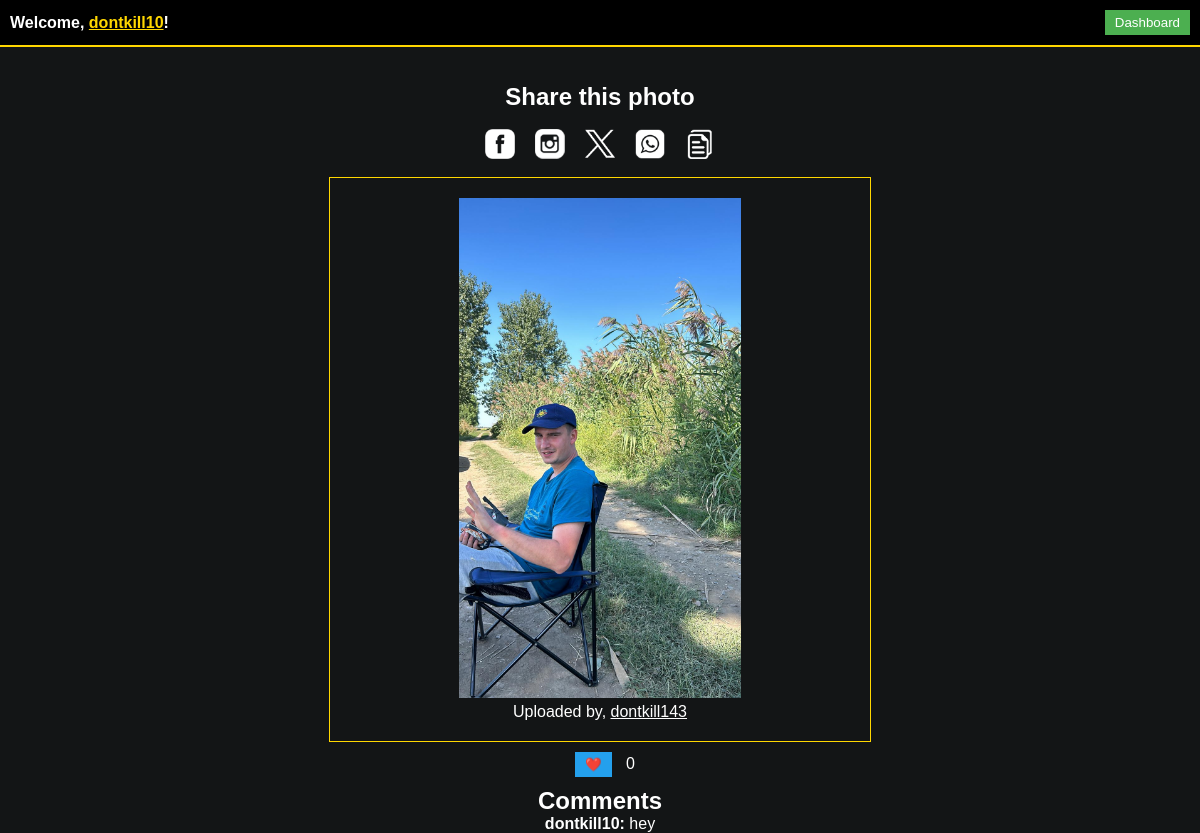
Screenshot of /photo/3 (signed in) with the database file from the repository.
### main.py (models this page shows, shortened)
class User(db.Model, UserMixin):
    id = db.Column(db.Integer, primary_key=True)
    username = db.Column(db.String(80), unique=True, nullable=False)
    password = db.Column(db.String(120), nullable=False)
    email = db.Column(db.String(120), unique=True, nullable=False)
    profile_photo = db.Column(db.String(255))  # Add this line
    profile_photos = db.Column(db.String(1000))  # Store a list of filenames
    likes = db.relationship("Like", backref="user", lazy=True)
    reputation = db.Column(db.Integer, default=0)
    last_given_reputation_timestamp = db.Column(db.DateTime, default=None)
    reputation_given_count = db.Column(db.Integer, default=0)
    coins = db.Column(db.Integer, default=10)  # Initialize coins to 10
    selected_border_color = db.Column(db.String(20))  # Store the selected border color
    selected_username_color = db.Column(db.String(7))  # Store color as a hex string (e.g., "#RRGGBB")
    selected_username_comment = db.Column(db.String(7)) # Store color for comment
    uploaded_photo_count = db.Column(db.Integer, default=0)  # Initialize with 0
    trivia_score = db.Column(db.Integer, default=0)  # Add this line to store the trivia score
    has_purchased_border_width = db.Column(db.Boolean, default=False)
    selected_border_width = db.Column(db.Integer, default=1)  # Default border width is 1px
    last_seen = db.Column(db.DateTime, default=datetime.utcnow)
    reset_token = db.Column(db.String(100), nullable=True)
    followers = db.relationship('User', secondary='followers', primaryjoin='User.id==followers.c.followee_id',
                                secondaryjoin='User.id==followers.c.follower_id', backref='following')
    friends = relationship('User', secondary='friendship', primaryjoin=id == Friendship.user_id,
                           secondaryjoin=id == Friendship.friend_id)

class Photo(db.Model):
    id = db.Column(db.Integer, primary_key=True)
    filename = db.Column(db.String(255), nullable=False)
    user_id = db.Column(db.Integer, db.ForeignKey("user.id"), nullable=False)
    user = db.relationship("User", backref=db.backref("photos", lazy=True))
    likes = db.relationship("Like", backref="photo", lazy=True, cascade="all, delete-orphan")
    comments = db.relationship("Comment", backref="photo_ref", lazy=True, cascade="all, delete-orphan")
    border_color = db.Column(db.String(20))  # Store the border color associated with the photo
    border_width = db.Column(db.Integer)

class Comment(db.Model):
    id = db.Column(db.Integer, primary_key=True)
    text = db.Column(db.String(255), nullable=False)
    user_id = db.Column(db.Integer, db.ForeignKey("user.id"), nullable=False)
    photo_id = db.Column(db.Integer, db.ForeignKey("photo.id"), nullable=False)
    user = db.relationship("User", backref=db.backref("comments", lazy=True))
    photo = db.relationship("Photo", backref="comments_ref", lazy=True)

### main.py (the view)
@app.route('/photo/<int:photo_id>')
@login_required
def view_photo(photo_id):
    photo = Photo.query.get(photo_id)
    if photo:
        comments = Comment.query.filter_by(photo_id=photo_id).all()
        return render_template('photo.html', photo=photo, comments=comments)
    else:
        flash('Photo not found.', 'error')
        return redirect(url_for('dashboard'))

### main.py (called while the page is built)
@login_manager.user_loader
def load_user(user_id):
    return User.query.get(int(user_id))

@app.before_request
def update_last_seen():
    if current_user.is_authenticated:
        current_user.last_seen = datetime.now(timezone.utc)
        db.session.commit()

### templates/photo.html (shortened to what this page needs)
<!DOCTYPE html>
<html lang="en">
<head>
    <link rel="stylesheet" type="text/css" href="/static/photo.css">
    <link rel="stylesheet" href="{{ url_for('static', filename='dashboard.css') }}">
</head>
<body>
    <div class="navbar">
      <span>Welcome, <span class="username" id="user-username" data-selected-color="{{ current_user.selected_color }}" onclick="window.location.href='{{ url_for('profile') }}'">{{ current_user.username }}</span>! </span>
      <button class="dashboard-button" onclick="window.location.href='{{ url_for('dashboard') }}'">Dashboard</button>
    </div>
    <br><br>
    <center>
        <h2>Share this photo</h2><br>
   <div class="share-buttons">
        <a href="#" onclick="shareFacebook()">
            <img src="/static/social-images/facebook-icon.png" alt="Share on Facebook">
        </a>
        <a href="#" onclick="shareInstagram()">
            <img src="/static/social-images/instagram-icon.png" alt="Share on Instagram">
        </a>
        <a href="#" onclick="shareTwitter()">
            <img src="/static/social-images/twitter-icon.png" alt="Share on Twitter">
        </a>
        <a href="#" onclick="shareWhatsApp()">
            <img src="/static/social-images/whatsapp-icon.png" alt="Share on WhatsApp">
        </a>
        <a href="#" onclick="copyToClipboard()">
            <img src="/static/social-images/copy-icon.png" alt="Copy Link to Clipboard">
        </a>
    </div>
        <br>
<div class="photo-container">
    <img src="{{ url_for('static', filename='uploads/' + photo.filename) }}" alt="Photo" data-username-color="{{ photo.user.selected_username_color }}" style="{{ photo.user.selected_border_color if photo.user.selected_border_color else 'gold' }}; max-width: 500px; max-height: 500px;">
    <p>Uploaded by, <a href="{{ url_for('user_profile', username=photo.user.username) }}" class="username-color" style="color: {{ photo.user.selected_username_color if photo.user.selected_username_color else 'white' }}">{{ photo.user.username }}</a></p>
</div>
    <form method="POST" action="{{ url_for('like_photo', photo_id=photo.id) }}" id="like-form">
        <button type="submit" class="like-button" data-photo-id="{{ photo.id }}" data-liked="{{ photo.is_liked_by_current_user }}">
            {% if photo.is_liked_by_current_user %} ❤️ {% else %} ❤️ {% endif %}
        </button>
        <span class="like-count">{{ photo.likes|length }}</span>
    </form>
    <div class="comments-container">
        <h2>Comments</h2>
        <ul id="comments-list">
            {% for comment in comments %}
            <li data-comment-color="{{ comment.user.selected_comment_color }}">
                <strong>{{ comment.user.username }}:</strong> {{ comment.text }}
            </li>
            {% endfor %}
        </ul>
    </div>
        </center>
</body>
</html>

### static/photo.css (style rules this page uses)
.dashboard-button { background-color: #4caf50; color: #fff; border: none; padding: 5px 10px; cursor: pointer; }
.photo-container { text-align: center; border: 1px solid gold; padding: 20px; max-width: 500px; margin: 0 auto; }
.photo-container p { margin-top: 1px; }
.like-button { background-color: #4caf50; color: #fff; border: none; padding: 5px 10px; cursor: pointer; margin-left: 10px; margin-top: 10px; }
.comments-container { margin-top: 10px; }
.share-buttons { display: flex; gap: 20px; justify-content: center; }
.share-buttons a { text-decoration: none; display: inline-block; width: 30px; height: 30px; }
.share-buttons img { filter: brightness(1.2); border-bottom: none; max-width: 100%; height: auto; filter: invert(100%); }

### static/dashboard.css (style rules this page uses)
@media (min-width: 769px) { .navbar { justify-content: space-between; } }
body, h1, h2, h3, p, ul, li { margin: 0; padding: 0; color: white; }
body { font-family: Arial, sans-serif; background-color: #131516; }
.navbar { background-color: black; color: white; padding: 10px; display: flex; justify-content: space-between; align-items: center; font-weight: bold; border-bottom: 2px solid gold; text-align: right; }
.navbar .username { cursor: pointer; text-decoration: underline; }
.username { color: gold; cursor: pointer; }
.like-button { background-color: #24a0ed; border: none; padding: 5px 10px; margin-right: 10px; cursor: pointer; }

### rows the page displays
User: username "dontkill10"
Photo: filename (picture)
User: user.username "dontkill143"
Comment: user.username "dontkill10", text "hey"

### other values shown
{{ photo.likes|length }} "0"
